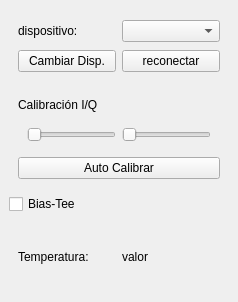
<?xml version="1.0" encoding="UTF-8"?>
<ui version="4.0">
 <class>DockWidget</class>
 <widget class="QDockWidget" name="DockWidget">
  <property name="geometry">
   <rect>
    <x>0</x>
    <y>0</y>
    <width>238</width>
    <height>302</height>
   </rect>
  </property>
  <property name="windowTitle">
   <string>Dispositivo</string>
  </property>
  <widget class="QWidget" name="dockWidgetContents">
   <layout class="QGridLayout" name="gridLayout">
    <item row="0" column="0">
     <widget class="QWidget" name="widget" native="true">
      <layout class="QGridLayout" name="gridLayout_2">
       <item row="0" column="0">
        <widget class="QLabel" name="label_current_sdr">
         <property name="text">
          <string>dispositivo: </string>
         </property>
        </widget>
       </item>
       <item row="0" column="1">
        <widget class="QComboBox" name="comboBox_devices"/>
       </item>
       <item row="1" column="0">
        <widget class="QPushButton" name="pushButton_apply_change">
         <property name="text">
          <string>Cambiar Disp.</string>
         </property>
        </widget>
       </item>
       <item row="1" column="1">
        <widget class="QPushButton" name="pushButton_rescan">
         <property name="text">
          <string>reconectar</string>
         </property>
        </widget>
       </item>
      </layout>
     </widget>
    </item>
    <item row="1" column="0">
     <widget class="QWidget" name="widget_2" native="true">
      <layout class="QVBoxLayout" name="verticalLayout">
       <item>
        <widget class="QLabel" name="label_7">
         <property name="text">
          <string>Calibración I/Q</string>
         </property>
        </widget>
       </item>
       <item>
        <widget class="QWidget" name="widget_3" native="true">
         <layout class="QHBoxLayout" name="horizontalLayout">
          <item>
           <widget class="QSlider" name="horizontalSlider_dc_i">
            <property name="orientation">
             <enum>Qt::Horizontal</enum>
            </property>
           </widget>
          </item>
          <item>
           <widget class="QSlider" name="horizontalSlider_dc_q">
            <property name="orientation">
             <enum>Qt::Horizontal</enum>
            </property>
           </widget>
          </item>
         </layout>
        </widget>
       </item>
       <item>
        <widget class="QPushButton" name="pushButton_auto_calibrate">
         <property name="text">
          <string>Auto Calibrar</string>
         </property>
        </widget>
       </item>
      </layout>
     </widget>
    </item>
    <item row="2" column="0">
     <widget class="QCheckBox" name="checkBox_bias_tee">
      <property name="text">
       <string>Bias-Tee</string>
      </property>
     </widget>
    </item>
    <item row="3" column="0">
     <widget class="QWidget" name="widget_4" native="true">
      <layout class="QHBoxLayout" name="horizontalLayout_2">
       <item>
        <widget class="QLabel" name="label">
         <property name="text">
          <string>Temperatura:</string>
         </property>
        </widget>
       </item>
       <item>
        <widget class="QLabel" name="label_temperature_value">
         <property name="text">
          <string>valor</string>
         </property>
        </widget>
       </item>
      </layout>
     </widget>
    </item>
   </layout>
  </widget>
 </widget>
 <resources/>
 <connections/>
</ui>
